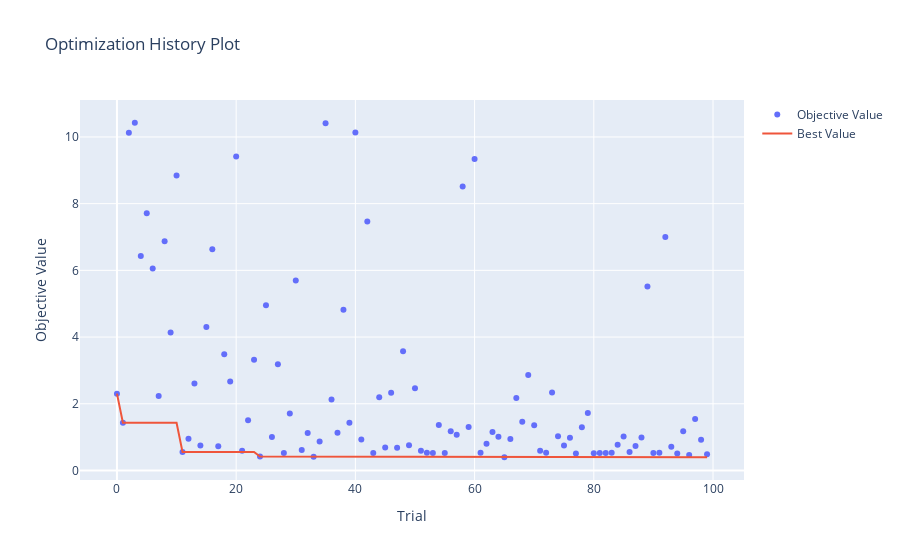

Notebook cell for this chart:
### Code cell
from optuna.visualization import plot_optimization_history
plot_optimization_history(study)
